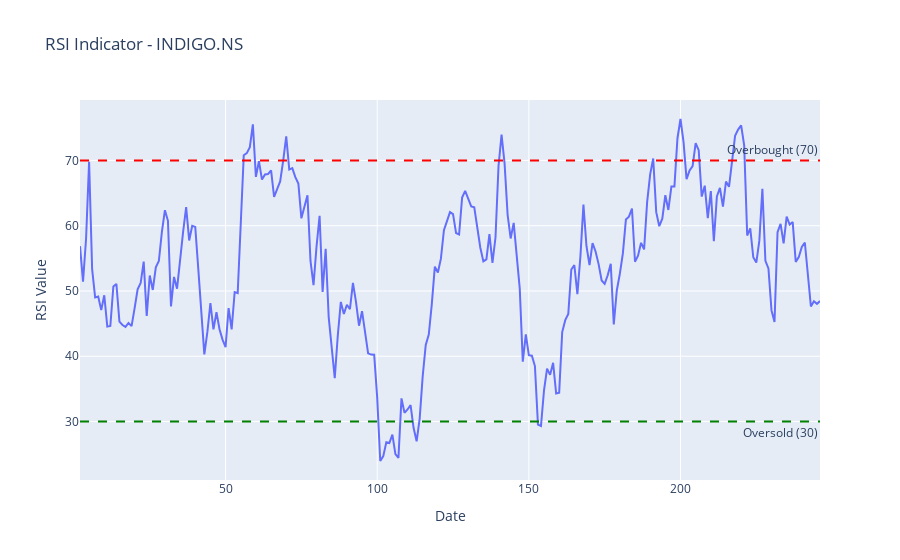

Source (notebook cell):
### Code cell
# RSI Indicator
def calculate_rsi(data, window):
    delta = data['close'].diff(1)
    gain = delta.where(delta > 0, 0)
    loss = -delta.where(delta < 0, 0)

    avg_gain = gain.ewm(com=window-1, adjust=False).mean()
    avg_loss = loss.ewm(com=window-1, adjust=False).mean()

    rs = avg_gain / avg_loss
    data['RSI'] = 100 - (100 / (1 + rs))
    return data

# Calculate RSI with typical parameter (14)
data = calculate_rsi(data, window=14)
data_rsi = data.copy()
data_rsi = data_rsi[2:]

# Plot RSI
fig_rsi = go.Figure()
fig_rsi.add_trace(go.Scatter(x=data_rsi.index, y=data_rsi['RSI'], mode='lines', name='RSI'))

# Add lines for overbought and oversold levels (typically 70 and 30)
fig_rsi.add_hline(y=70, line_dash="dash", line_color="red", annotation_text="Overbought (70)", annotation_position="top right")
fig_rsi.add_hline(y=30, line_dash="dash", line_color="green", annotation_text="Oversold (30)", annotation_position="bottom right")

fig_rsi.update_layout(title=f"RSI Indicator - {stock_symbol}", xaxis_title='Date', yaxis_title='RSI Value')
fig_rsi.show()

### Figure 1 — Plotly figure (JSON) as saved in the notebook; plotly's stock layout.template omitted (floating-point values rounded to 4 significant figures; data arrays with more than 128 entries replaced by an {"elided": "..."} marker saying what was removed)
{"data": [{"mode": "lines", "name": "RSI", "type": "scatter", "x": {"elided": "245 int values"}, "y": {"elided": "245 float values"}}], "layout": {"annotations": [{"showarrow": false, "text": "Overbought (70)", "x": 1, "xanchor": "right", "xref": "x domain", "y": 70, "yanchor": "bottom", "yref": "y"}, {"showarrow": false, "text": "Oversold (30)", "x": 1, "xanchor": "right", "xref": "x domain", "y": 30, "yanchor": "top", "yref": "y"}], "shapes": [{"line": {"color": "red", "dash": "dash"}, "type": "line", "x0": 0, "x1": 1, "xref": "x domain", "y0": 70, "y1": 70, "yref": "y"}, {"line": {"color": "green", "dash": "dash"}, "type": "line", "x0": 0, "x1": 1, "xref": "x domain", "y0": 30, "y1": 30, "yref": "y"}], "title": {"text": "RSI Indicator - INDIGO.NS"}, "xaxis": {"title": {"text": "Date"}}, "yaxis": {"title": {"text": "RSI Value"}}}}
